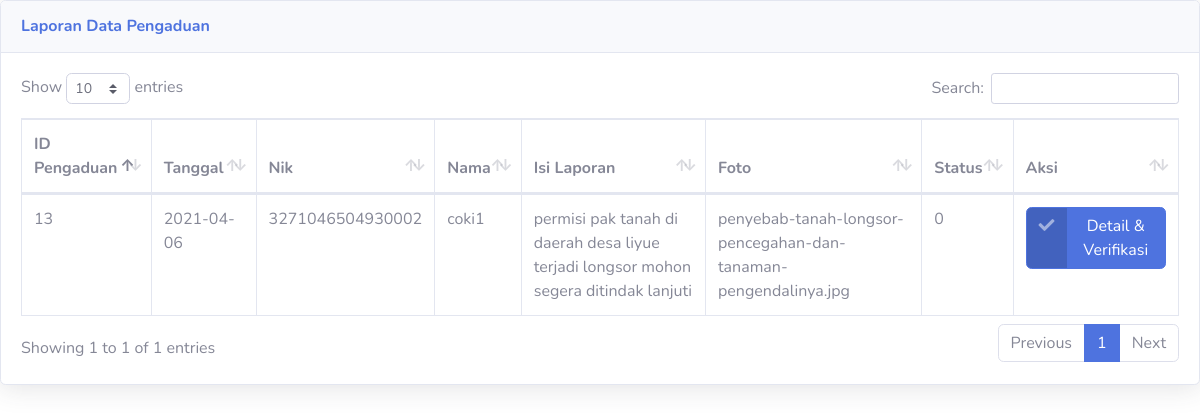
Screenshot of /petugas/verifikasi_pengaduan.php with the database file from the repository.
### tables this page shows
CREATE TABLE `pengaduan` (
  `id_pengaduan` int(11) NOT NULL,
  `tgl_pengaduan` date NOT NULL,
  `nik` varchar(16) NOT NULL,
  `nama` varchar(35) NOT NULL,
  `isi_laporan` text NOT NULL,
  `foto` varchar(255) NOT NULL,
  `status` enum('0','proses','selesai') NOT NULL
);

### petugas/verifikasi_pengaduan.php (the view, shortened to what this page needs)
<!DOCTYPE html>
<html lang="en">
<head>
  <link href="../vendor/fontawesome-free/css/all.min.css" rel="stylesheet" type="text/css">
  <link href="../css/sb-admin-2.min.css" rel="stylesheet">
  <link href="../vendor/datatables/dataTables.bootstrap4.min.css" rel="stylesheet">
</head>
<body id="page-top">
          <div class="card shadow mb-4">
            <div class="card-header py-3">
              <b><h6 class="m-0 font-weight-bold text-primary">Laporan Data Pengaduan</h6></b>
            </div>
            <div class="card-body">
              <div class="table-responsive">
                <table class="table table-bordered" id="dataTable" width="100%" cellspacing="0">
                  <thead>
                    <tr>
                      <th>ID Pengaduan</th>
                      <th>Tanggal</th>
                      <th>Nik</th>
                      <th>Nama</th>
                      <th>Isi Laporan</th>
                      <th>Foto</th>
                      <th>Status</th>
                      <th>Aksi</th>
                    </tr>
                  </thead>
                  <?php
                  require '../koneksi.php';
                  $sql=mysqli_query($con,"select * from pengaduan where status='0'");
                  while($data=mysqli_fetch_array($sql)){
                  ?>
                  <tbody>
                    <tr>
                      <td><?php echo $data['id_pengaduan'];?></td>
                      <td><?php echo $data['tgl_pengaduan'];?></td>
                      <td><?php echo $data['nik'];?></td>
                      <td><?php echo $data['nama'];?></td>
                      <td><?php echo $data['isi_laporan'];?></td>
                      <td><?php echo $data['foto'];?></td>
                      <td><?php echo $data['status'];?></td>
                      <td>
                    <a href="?url=detail_pengaduan&id=<?php echo $data['id_pengaduan']; ?>" class="btn btn-primary btn-icon-split">
                    <span class="icon text-white-50">
                    <i class="fas fa-check"></i>
                    </span>
                    <span class="text">Detail & Verifikasi</span>
                    </a>
                      </td>
                    </tr>
                  </tbody>
                  <?php } ?>
                </table>
              </div>
            </div>
          </div>
</body>
</html>

### rows the page displays
pengaduan: id_pengaduan "13", tgl_pengaduan "2021-04-06", nik "3271046504930002", nama "coki1", isi_laporan "permisi pak tanah di daerah desa liyue terjadi longsor mohon segera ditindak lanjuti", foto "penyebab-tanah-longsor-pencegahan-dan-tanaman-pengendalinya.jpg", status "0"
